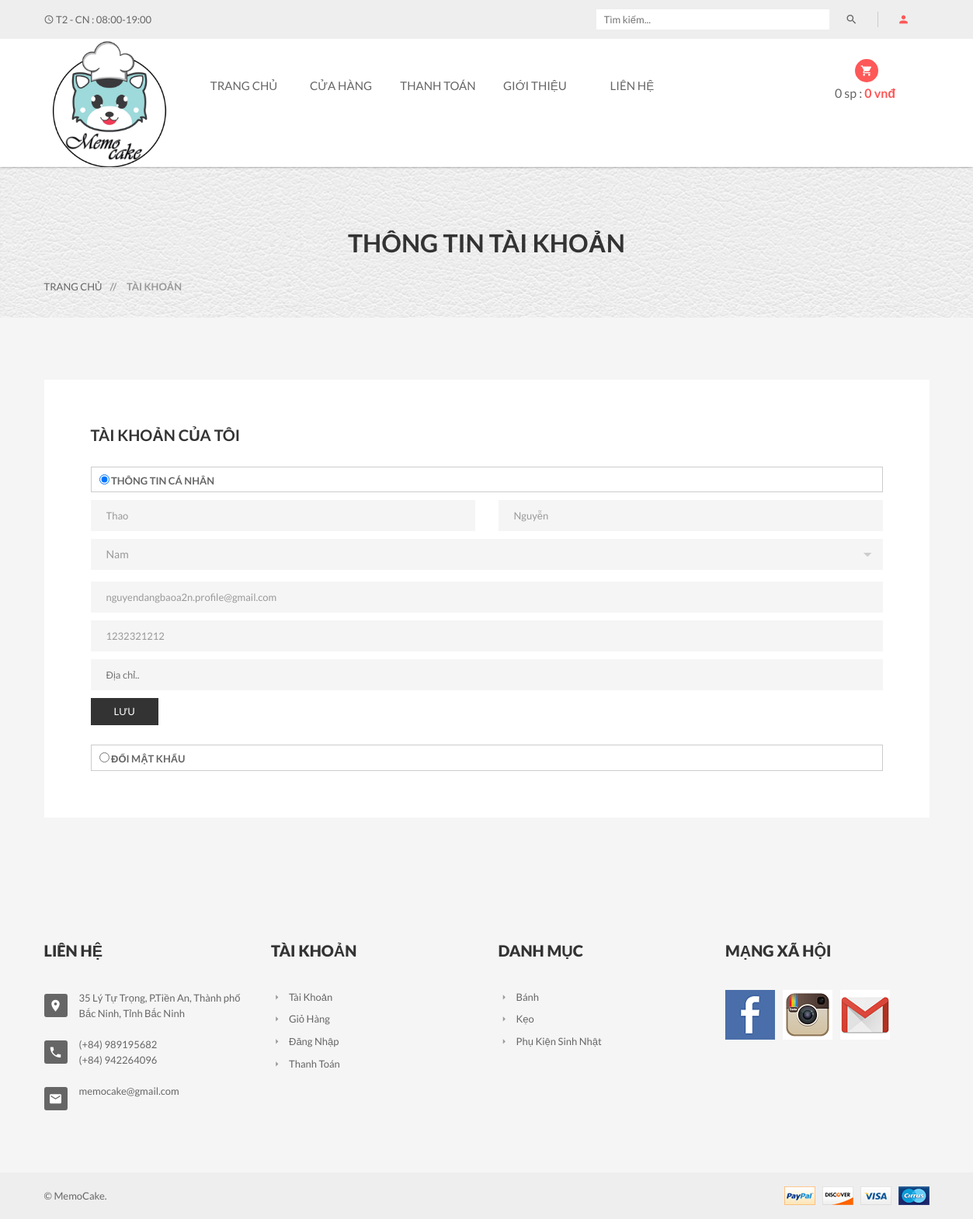
The app's page /?act=taikhoan&xuli=account (signed in) with its own data.
### tables this page shows
CREATE TABLE `nguoidung` (
  `MaND` int(11) NOT NULL,
  `Ho` varchar(20) NOT NULL,
  `Ten` varchar(20) NOT NULL,
  `GioiTinh` varchar(10) NOT NULL,
  `SDT` varchar(20) DEFAULT NULL,
  `Email` varchar(50) NOT NULL,
  `DiaChi` varchar(200) NOT NULL,
  `TaiKhoan` varchar(100) NOT NULL,
  `MatKhau` varchar(100) NOT NULL,
  `MaQuyen` int(11) NOT NULL,
  `TrangThai` int(11) NOT NULL
);

CREATE TABLE `danhmuc` (
  `MaDM` int(11) NOT NULL,
  `TenDM` varchar(255) DEFAULT NULL
);

### Controllers/LoginController.php (called while the page is built, shortened)
<?php
require_once("Models/login.php");
class LoginController
{
    var $login_model;
    public function __construct()
    {
        $this->login_model = new Login();
    }
    function account()
    {
        $data_danhmuc = $this->login_model->danhmuc();
        $data = $this->login_model->account();
        require_once('Views/index.php');
    }
}

### Models/connection.php (called while the page is built, shortened)
<?php
    class connection{
        function __construct()
        {
            $severname ="localhost";
            $username ="root";
            $password ="";
            $db_name ="memocake";
            $this->conn = new mysqli($severname,$username,$password,$db_name);
        }
    }
?>

### Models/login.php (called while the page is built, shortened)
<?php
require_once("model.php");
class Login extends Model
{
    var $conn;
    function __construct()
    {
        $conn_obj = new Connection();
        $this->conn = $conn_obj->conn;
    }
    function account()
    {
        $id = $_SESSION['login']['MaND'];
        return $this->conn->query("SELECT * from NguoiDung where MaND = $id")->fetch_assoc();
    }
}

### Models/model.php (called while the page is built, shortened)
<?php
require_once("connection.php");
class model
{
    function danhmuc()
    {
        $query =  "SELECT * from DanhMuc ";
        require("result.php");
        return $data;
    }
    function chitietdanhmuc($id)
    {
        $query =  "SELECT d.TenDM as Ten, l.* FROM danhmuc as d, loaisanpham as l WHERE d.MaDM = l.MaDM and d.MaDM = $id";
        require("result.php");
        return $data;
    }
}

### Models/result.php (called while the page is built)
<?php
$result = $this->conn->query($query);
$data = array();
while ($row = $result->fetch_assoc()) {
    $data[] = $row;
}
?>

### Views/login/my-account.php (the view, shortened to what this page needs)
<div class="pages-title section-padding">
	<div class="container">
		<div class="row">
			<div class="col-xs-12">
				<div class="pages-title-text text-center">
					<h2>Thông tin tài khoản</h2>
					<ul class="text-left">
						<li><a href="index.php?act=home">Trang chủ</a></li>
						<li><span> // </span>Tài khoản</li>
					</ul>
				</div>
			</div>
		</div>
	</div>
</div>
<section class="pages my-account-page section-padding">
	<div class="container">
		<div class="row">
			<div class="col-xs-12 col-sm-12">
				<div class="padding60">
					<div class="log-title">
						<h3><strong>Tài khoản của tôi</strong></h3>
					</div>
					<div class="prament-area main-input" id="doitk">
						<ul class="panel-group" id="accordion">
							<li class="panel">
								<div class="account-title" data-toggle="collapse" data-parent="#accordion" data-target="#collapse1">
									<label>
										<input type="radio" checked value="forever" name="rememberme" />
										Thông tin cá nhân
									</label>
								</div>
								<div id="collapse1" class="panel-collapse collapse in">
									<div class="single-log-info">
										<div class="bulling-title">
											<div class="custom-input">
												<form action="?act=taikhoan&xuli=update" method="post">
													<div class="row">
														<div class="col-md-6">
															<input type="text" name="Ho" placeholder="Họ.." required value="<?= $data['Ho'] ?>" />
														</div>
														<div class="col-md-6">
															<input type="text" name="Ten" placeholder="Tên.." required value="<?= $data['Ten'] ?>" />
														</div>
													</div>
													<div class="custom-select">
														<select class="form-control" name="GioiTinh" title="Giới tính">
															<option <?= ($data['GioiTinh'] == 'Nam') ? 'selected' : '' ?> value="Nam"> Nam</option>
														</select>
													</div>
													<input type="email" name="Email" placeholder="Địa chỉ Email.." required value="<?= $data['Email'] ?>" />
													<input type="text" name="SĐT" placeholder="Số điện thoại.." required pattern="[0-9]+" minlength="10" value="<?= $data['SDT'] ?>" />
													<input type="text" name="DiaChi" placeholder="Địa chỉ.." required value="<?= $data['DiaChi'] ?>" />
													<div class="submit-text">
														<button type="submit_tt">Lưu</button>
													</div>
												</form>
											</div>
										</div>
									</div>
							</li>
							<li class="panel">
								<div class="account-title" data-toggle="collapse" data-parent="#accordion" data-target="#collapse4">
									<label>
										<input type="radio" value="forever" name="rememberme" />
										Đổi mật khẩu
									</label>
								</div>
							</li>
						</ul>
					</div>
				</div>
			</div>
		</div>
	</div>
</section>

### index.php (shortened to what this page needs)
<?php
$mod = isset($_GET['act']) ? $_GET['act'] : "home";
switch ($mod) {
    case 'taikhoan':
        $act = isset($_GET['xuli']) ? $_GET['xuli'] : "taikhoan";
        require_once('Controllers/LoginController.php');
        require_once('Controllers/CartController.php');
        $controller_obj = new LoginController();
        $controller_cart = new CartController();
        if ((isset($_SESSION['isLogin']) && $_SESSION['isLogin'] == true)) {
            switch ($act) {
                case 'dangxuat':
                    $controller_obj->dangxuat();
                    $controller_cart->deleteallpr_cart();
                    break;
                case 'account':
                    $controller_obj->account();
                    break;
                case 'update':
                    $controller_obj->update();
                    break;
                default:
                    header('location: ?act=error');
                    break;
            }
            break;
        } else {
            if ((isset($_SESSION['isLogin_Admin']) && $_SESSION['isLogin_Admin'] == true) || (isset($_SESSION['isLogin_Nhanvien']) && $_SESSION['isLogin_Nhanvien'] == true)) {
                switch ($act) {
                    case 'account':
                        $controller_obj->account();
                        break;
                }
                break;
            }
        }
}

### Views/index.php (shortened to what this page needs)
<!doctype html>
<html class="no-js" lang="vi-vn">
<head>
    <link rel="stylesheet" href="public/css/bootstrap.min.css">
    <link rel="stylesheet" href="public/css/materialdesignicons.min.css">
    <link rel="stylesheet" href="public/css/jquery-ui.min.css">
    <link rel="stylesheet" href="public/css/meanmenu.min.css">
    <link rel="stylesheet" href="public/css/nivo-slider.css">
    <link rel="stylesheet" href="public/css/owl.carousel.css">
    <link rel="stylesheet" href="public/style.css">
    <link rel="stylesheet" href="public/css/responsive.css">
</head>
<body>
    <?php
    require_once("header_footer/header.php")
    ?>
    <?php
    require_once("dieuhuong.php")
    ?>
    <?php
    require_once("header_footer/footer.php")
    ?>
</body>
</html>

### Views/header_footer/header.php (shortened to what this page needs)
<header class="header-one header-two">
    <div class="header-top-two">
        <div class="container text-center">
            <div class="row">
                <div class="col-sm-12">
                    <div class="middel-top">
                        <div class="left floatleft">
                            <p><i class="mdi mdi-clock"></i> T2 - CN : 08:00-19:00</p>
                        </div>
                    </div>
                    <div class="middel-top clearfix">
                        <ul class="clearfix right floatright">
                            <li>
                                <a><i class="mdi mdi-account"></i></a>
                            </li>
                        </ul>
                        <div class="right floatright widthfull">
                            <form action="?act=shop" method="post">
                                <button type="submit"><i class="mdi mdi-magnify"></i></button>
                                <input type="text" placeholder="Tìm kiếm..." name="keyword"/>
                            </form>
                        </div>
                    </div>
                </div>
            </div>
        </div>
    </div>
    <div class="container text-center">
        <div class="row">
            <div class="col-sm-2">
                <div class="logo">
                    <a href="?act=home"><img src="public/img/logo-1.jpg" alt="Sellshop" /></a>
                </div>
            </div>
            <div class="col-sm-8">
                <div class="header-middel">
                    <div class="mainmenu">
                        <nav>
                            <ul>
                                <li><a href="?act=home">Trang chủ</a></li>
                                <li><a href="?act=shop">Cửa Hàng</a>
                                </li>
                                <li>
                                    <a href="?act=checkout">Thanh Toán</a>
                                </li>
                                <li><a href="?act=about">Giới thiệu</a></li>
                                <li><a href="?act=contact">Liên hệ</a></li>
                            </ul>
                        </nav>
                    </div>
                </div>
            </div>
            <div class="col-sm-2">
                <div class="cart-itmes">
                    <a class="cart-itme-a" href="?act=cart">
                        <?php
                            $soluong = 0;
                            $thanhtien = 0;
                        ?>
                        <i class="mdi mdi-cart"></i>
                        <?=$soluong?> SP : <strong><?=number_format($thanhtien)?> VNĐ</strong>
                    </a>
                </div>
            </div>
        </div>
    </div>
</header>

### Views/dieuhuong.php (shortened to what this page needs)
<?php
$act = isset($_GET['act']) ? $_GET['act'] : "home";
switch ($act) {
    case "taikhoan":
        $act = isset($_GET['xuli']) ? $_GET['xuli'] : "login";
        if (isset($_SESSION['isLogin']) && $_SESSION['isLogin'] == true) {
            switch ($act) {
                case 'login':
                    require_once("login/login.php");
                    break;
                case 'account':
                    require_once("login/my-account.php");
                    break;
                default:
                    require_once("login/login.php");
                    break;
            }
        } else {
            if ((isset($_SESSION['isLogin_Admin']) && $_SESSION['isLogin_Admin'] == true) || (isset($_SESSION['isLogin_Nhanvien']) && $_SESSION['isLogin_Nhanvien'] == true)) {
                switch ($act) {
                    case 'account':
                        require_once("login/my-account.php");
                        break;
                }
            }
            break;
        }
}

### Views/header_footer/footer.php
<footer class="footer-two">
    <div class="footer-top section-padding">
        <div class="footer-dsc">
            <div class="container">
                <div class="row">
                    <div class="col-xs-12 col-sm-6 col-md-3">
                        <div class="single-text">
                            <div class="footer-title">
                                <h4>Liên hệ</h4>
                            </div>
                            <div class="footer-text">
                                <ul>
                                    <li>
                                        <i class="mdi mdi-map-marker"></i>
                                        <p>35 Lý Tự Trọng, P.Tiền An, Thành phố Bắc Ninh, Tỉnh Bắc Ninh</p>
                                    </li>
                                    <li>
                                        <i class="mdi mdi-phone"></i>
                                        <p>(+84) 989195682</p>
                                        <p>(+84) 942264096</p>
                                    </li>
                                    <li>
                                        <i class="mdi mdi-email"></i>
                                        <p>memocake@gmail.com</p>
                                    </li>
                                </ul>
                            </div>
                        </div>
                    </div>
                    <div class="col-xs-6 col-sm-3 col-md-3 wide-mobile">
                        <div class="single-text">
                            <div class="footer-title">
                                <h4>Tài khoản</h4>
                            </div>
                            <div class="footer-menu">
                                <ul>
                                    <li><a href="?act=taikhoan&xuli=account"><i class="mdi mdi-menu-right"></i>Tài khoản</a></li>
                                    <li><a href="?act=cart"><i class="mdi mdi-menu-right"></i>Giỏ Hàng</a></li>
                                    <li><a href="?act=taikhoan"><i class="mdi mdi-menu-right"></i>Đăng Nhập</a></li>
                                    <li><a href="?act=checkout"><i class="mdi mdi-menu-right"></i>Thanh Toán</a></li>
                                </ul>
                            </div>
                        </div>
                    </div>
                    <div class="col-xs-6 col-sm-3 col-md-3 wide-mobile">
                        <div class="single-text">
                            <div class="footer-title">
                                <h4>Danh mục</h4>
                            </div>
                            <div class="footer-menu">
                                <ul>
                                    <?php foreach ($data_danhmuc as $row) { ?>
                                    <li><a href="?act=shop&sp=<?=$row['MaDM']?>"><i class="mdi mdi-menu-right"></i><?=$row['TenDM']?></a></li>
                                    <?php  } ?>
                                </ul>
                            </div>
                        </div>
                    </div>
                    <div class="col-xs-12 col-sm-12 col-md-3 r-margin-top wide-mobile">
                        <div class="single-text">
                            <div class="footer-title">
                                <h4>Mạng xã hội</h4>
                            </div>
                            <div class="clearfix instagram">
                                <ul>
                                    <li><a href="#"><img src="public/img/footer/in1.png" alt="Instagram" /></a></li>
                                    <li><a href="#"><img src="public/img/footer/in2.png" alt="Instagram" /></a></li>
                                    <li><a href="#"><img src="public/img/footer/in3.png" alt="Instagram" /></a></li>
                                </ul>
                            </div>
                        </div>
                    </div>
                </div>
            </div>
        </div>
    </div>
    <div class="footer-bottom">
        <div class="container">
            <div class="row">
                <div class="col-xs-12 col-sm-6">
                    <p>&copy; MemoCake.</p>
                </div>
                <div class="col-xs-12 col-sm-6 text-right">
                    <a href="https://www.nganluong.vn/vn/home.html" target="_blank"><img src="public/img/footer/payment.png" alt="" /></a>
                </div>
            </div>
        </div>
    </div>
</footer>

### records on screen
nguoidung: Ho "Thao", Ten "Nguyễn", Email "nguyendangbaoa2n.profile@gmail.com", SĐT "1232321212"
danhmuc: TenDM "Bánh"
danhmuc: TenDM "Kẹo"
danhmuc: TenDM "Phụ Kiện Sinh Nhật"

### other values on screen
$soluong "0"
$thanhtien "0"
